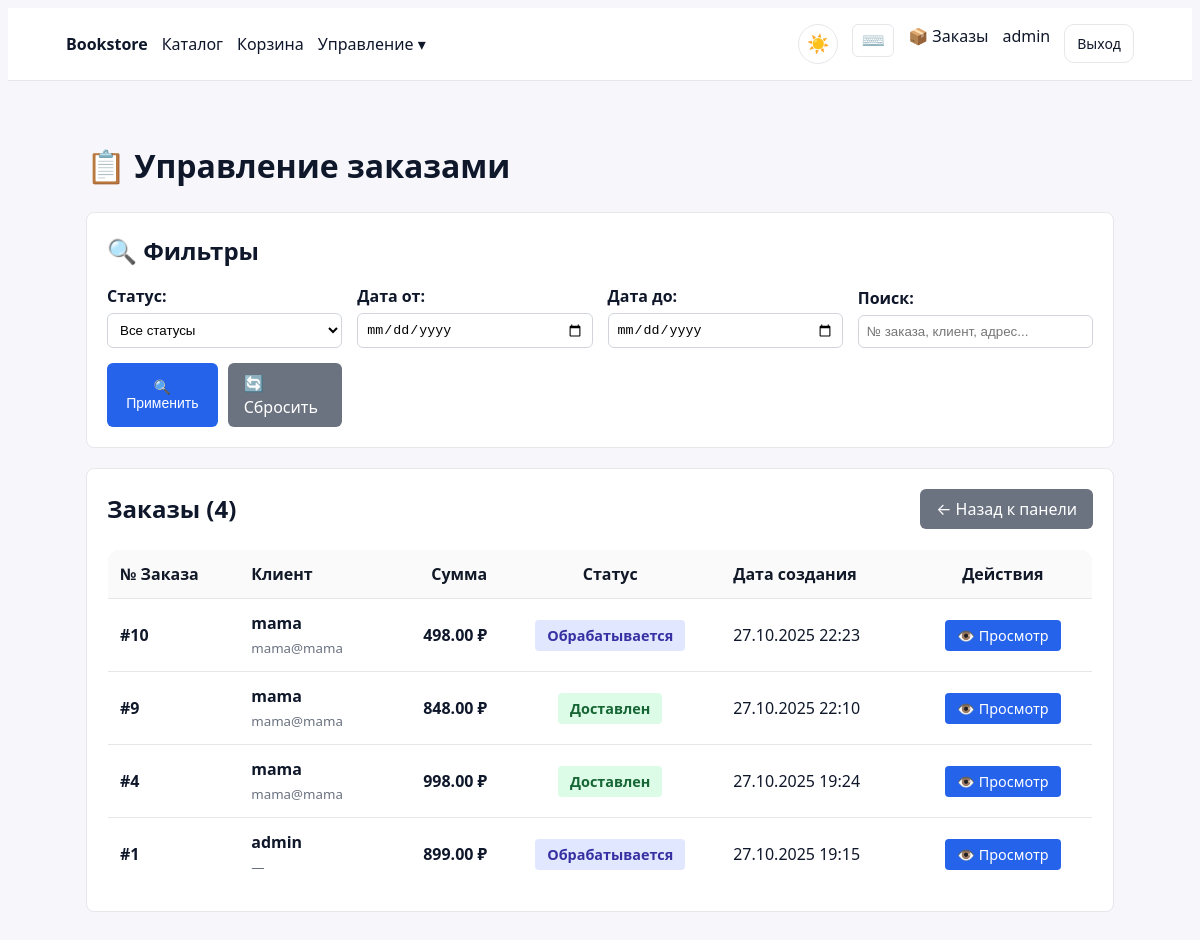
/manager/orders/ (signed in), run on an earlier commit of the app's database.
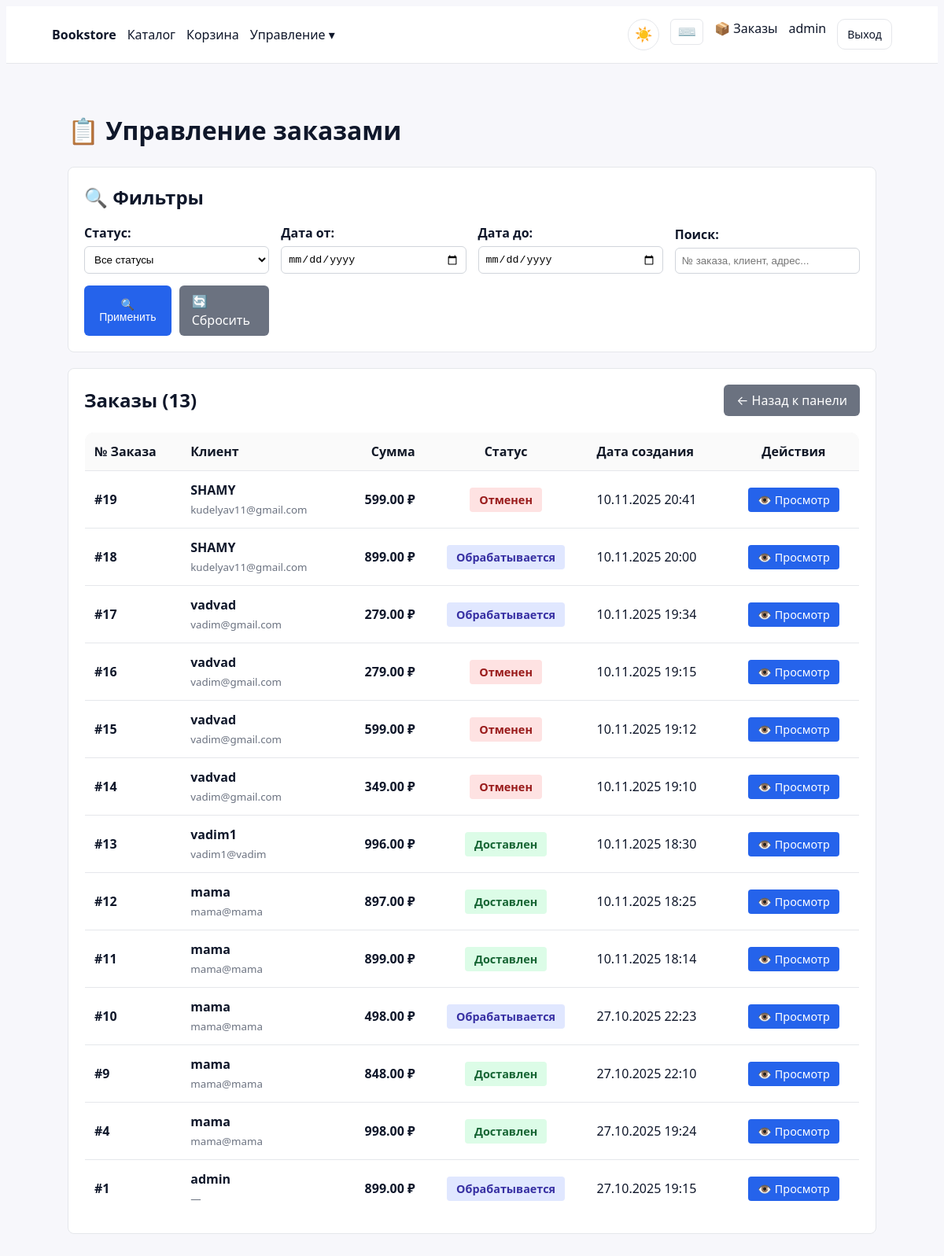
And on a later commit of the database.
### backend/apps/orders/models.py (models this page shows, shortened)
class Order(models.Model):
    STATUS_CHOICES = (
        ("processing", "Обрабатывается"),
        ("shipped", "Отправлен"),
        ("delivered", "Доставлен"),
        ("cancelled", "Отменен"),
    )
    user = models.ForeignKey(settings.AUTH_USER_MODEL, on_delete=models.CASCADE, related_name='orders')
    status = models.CharField(max_length=20, choices=STATUS_CHOICES, default="processing")
    total_amount = models.DecimalField(max_digits=12, decimal_places=2, default=0)
    shipping_address = models.TextField(default="")
    shipping_city = models.CharField(max_length=100, default="")
    shipping_postal_code = models.CharField(max_length=20, default="")
    notes = models.TextField(blank=True)
    created_at = models.DateTimeField(auto_now_add=True)
    updated_at = models.DateTimeField(auto_now=True)
    class Meta:
        ordering = ['-created_at']
        indexes = [
            models.Index(fields=['user', 'status']),
            models.Index(fields=['status', 'created_at']),
        ]

### backend/apps/web/manager_views.py (the view, shortened to what this page needs)
# urls.py: path('manager/orders/', manager_views.manager_orders, name='manager-orders'),
@manager_required
def manager_orders(request):
    orders = Order.objects.select_related('user').order_by('-created_at')
    status_filter = request.GET.get('status', '')
    date_from = request.GET.get('date_from', '')
    date_to = request.GET.get('date_to', '')
    search = request.GET.get('search', '')
    if status_filter:
        orders = orders.filter(status=status_filter)
    if date_from:
        try:
            date_from_obj = datetime.strptime(date_from, '%Y-%m-%d').date()
            orders = orders.filter(created_at__date__gte=date_from_obj)
        except ValueError:
            pass
    if date_to:
        try:
            date_to_obj = datetime.strptime(date_to, '%Y-%m-%d').date()
            orders = orders.filter(created_at__date__lte=date_to_obj)
        except ValueError:
            pass
    STATUS_CHOICES = [
        ('', 'Все статусы'),
        ('new', 'Новый'),
        ('processing', 'В обработке'),
        ('shipped', 'Отправлен'),
        ('delivered', 'Доставлен'),
        ('cancelled', 'Отменен'),
    ]
    context = {
        'orders': orders,
        'status_choices': STATUS_CHOICES,
        'current_status': status_filter,
        'date_from': date_from,
        'date_to': date_to,
        'search': search,
    }
    return render(request, 'web/manager/orders.html', context)

### templates/web/manager/orders.html (shortened to what this page needs)
{% extends 'web/base.html' %}
{% block content %}
<div style="max-width: 1200px; margin: 0 auto; padding: 20px;">
	<h1>📋 Управление заказами</h1>
	<div style="background: #fff; padding: 20px; border-radius: 8px; margin-bottom: 20px; border: 1px solid #e5e7eb;">
		<h2 style="margin: 0 0 15px 0;">🔍 Фильтры</h2>
		<form method="get" style="display: grid; grid-template-columns: repeat(auto-fit, minmax(200px, 1fr)); gap: 15px; align-items: end;">
			<div>
				<label style="display: block; margin-bottom: 5px; font-weight: 600;">Статус:</label>
				<select name="status" style="width: 100%; padding: 8px; border: 1px solid #d1d5db; border-radius: 6px;">
					{% for value, label in status_choices %}
					<option value="{{ value }}" {% if value == current_status %}selected{% endif %}>{{ label }}</option>
					{% endfor %}
				</select>
			</div>
			<div>
				<label style="display: block; margin-bottom: 5px; font-weight: 600;">Дата от:</label>
				<input type="date" name="date_from" value="{{ date_from }}" style="width: 100%; padding: 8px; border: 1px solid #d1d5db; border-radius: 6px;">
			</div>
			<div>
				<label style="display: block; margin-bottom: 5px; font-weight: 600;">Дата до:</label>
				<input type="date" name="date_to" value="{{ date_to }}" style="width: 100%; padding: 8px; border: 1px solid #d1d5db; border-radius: 6px;">
			</div>
			<div>
				<label style="display: block; margin-bottom: 5px; font-weight: 600;">Поиск:</label>
				<input type="text" name="search" value="{{ search }}" placeholder="№ заказа, клиент, адрес..." style="width: 100%; padding: 8px; border: 1px solid #d1d5db; border-radius: 6px;">
			</div>
			<div style="display: flex; gap: 10px;">
				<button type="submit" style="background: #2563eb; color: white; padding: 8px 16px; border: none; border-radius: 6px; cursor: pointer;">
					🔍 Применить
				</button>
				<a href="/manager/orders/" style="background: #6b7280; color: white; padding: 8px 16px; border: none; border-radius: 6px; cursor: pointer; text-decoration: none; display: inline-block;">
					🔄 Сбросить
				</a>
			</div>
		</form>
	</div>
	<div style="background: #fff; padding: 20px; border-radius: 8px; border: 1px solid #e5e7eb;">
		<div style="display: flex; justify-content: space-between; align-items: center; margin-bottom: 20px;">
			<h2 style="margin: 0;">Заказы ({{ orders|length }})</h2>
			<a href="/manager/" style="background: #6b7280; color: white; padding: 8px 16px; border: none; border-radius: 6px; cursor: pointer; text-decoration: none;">
				← Назад к панели
			</a>
		</div>
		{% if orders %}
		<div style="overflow-x: auto;">
			<table style="width: 100%; border-collapse: collapse;">
				<thead style="background: #f9fafb;">
					<tr>
						<th style="padding: 12px; text-align: left;">№ Заказа</th>
						<th style="padding: 12px; text-align: left;">Клиент</th>
						<th style="padding: 12px; text-align: right;">Сумма</th>
						<th style="padding: 12px; text-align: center;">Статус</th>
						<th style="padding: 12px; text-align: left;">Дата создания</th>
						<th style="padding: 12px; text-align: center;">Действия</th>
					</tr>
				</thead>
				<tbody>
					{% for order in orders %}
					<tr style="border-top: 1px solid #e5e7eb;">
						<td style="padding: 12px; font-weight: 600;">#{{ order.id }}</td>
						<td style="padding: 12px;">
							<div>
								<strong>{{ order.user.username }}</strong><br>
								<small style="color: #6b7280;">{{ order.user.email|default:"—" }}</small>
							</div>
						</td>
						<td style="padding: 12px; text-align: right; font-weight: 600;">{{ order.total_amount }} ₽</td>
						<td style="padding: 12px; text-align: center;">
							<span style="padding: 6px 12px; border-radius: 4px; font-size: 0.9em; font-weight: 600;
								{% if order.status == 'new' %}background: #fef3c7; color: #92400e;
								{% elif order.status == 'processing' %}background: #e0e7ff; color: #3730a3;
								{% elif order.status == 'shipped' %}background: #dbeafe; color: #1e40af;
								{% elif order.status == 'delivered' %}background: #dcfce7; color: #166534;
								{% elif order.status == 'cancelled' %}background: #fee2e2; color: #991b1b;
								{% endif %}">
								{{ order.get_status_display }}
							</span>
						</td>
						<td style="padding: 12px;">{{ order.created_at|date:"d.m.Y H:i" }}</td>
						<td style="padding: 12px; text-align: center;">
							<a href="/manager/orders/{{ order.id }}/" style="background: #2563eb; color: white; padding: 6px 12px; border: none; border-radius: 4px; text-decoration: none; font-size: 0.9em;">
								👁️ Просмотр
							</a>
						</td>
					</tr>
					{% endfor %}
				</tbody>
			</table>
		</div>
		{% else %}
		<div style="text-align: center; padding: 40px; color: #6b7280;">
			<p style="margin: 0; font-size: 1.1em;">Заказы не найдены</p>
			<p style="margin: 10px 0 0 0;">Попробуйте изменить параметры фильтрации</p>
		</div>
		{% endif %}
	</div>
</div>
{% endblock %}

### templates/web/base.html (shortened to what this page needs)
{% load static %}
<!doctype html>
<html lang="ru">
<head>
	<link rel="stylesheet" href="https://cdn.jsdelivr.net/npm/modern-normalize/modern-normalize.css">
	<link rel="stylesheet" href="{% static 'styles.css' %}">
</head>
<body class="light"
	  data-is-authenticated="{% if request.user.is_authenticated %}true{% else %}false{% endif %}"
	  data-is-staff="{% if request.user.is_staff %}true{% else %}false{% endif %}">
	<header class="header">
		<div class="nav container">
			<ul class="nav-left">
				<li class="brand"><a href="/">Bookstore</a></li>
				<li><a href="/catalog/">Каталог</a></li>
				<li><a href="/cart/">Корзина</a></li>
				{% if request.user.is_authenticated %}
					{% if request.user.profile.role == 'admin' or request.user.is_staff %}
					<li class="dropdown">
						<a href="#">Управление ▾</a>
					</li>
					{% endif %}
				{% endif %}
			</ul>
			<ul class="nav-right">
				<li>
					<button id="help-btn" class="btn-ghost" style="padding: 4px 8px; font-size: 1.2em; border: 1px solid var(--border); border-radius: 6px; cursor: pointer; background: var(--card);" title="Горячие клавиши (Ctrl+?)">⌨️</button>
				</li>
				{% if request.user.is_authenticated %}
				<li><a href="/orders/">📦 Заказы</a></li>
				<li><a href="/profile/">{{ request.user.username }}</a></li>
				<li><a class="btn btn-ghost" href="/logout/">Выход</a></li>
				{% else %}
				<li><a class="btn btn-ghost" href="/login/">Вход</a></li>
				<li><a class="btn" href="/register/">Регистрация</a></li>
				{% endif %}
			</ul>
		</div>
	</header>
	<main class="container main">
		{% block content %}{% endblock %}
	</main>
</body>
</html>

### static/styles.css (style rules this page uses)
:root { --bg:#f7f7fb;--card:#ffffff;--text:#0f172a;--muted:#64748b;--primary:#2563eb;--border:#e5e7eb; --radius:12px;--shadow:0 4px 24px rgba(15,23,42,.06); }
* { box-sizing:border-box }
html,body { height:100% }
body.light { background:var(--bg);color:var(--text);font:16px/1.5 system-ui,-apple-system,Segoe UI,Roboto,Ubuntu,Cantarell,Noto Sans,sans-serif }
.container { max-width:1100px;margin:0 auto;padding:16px }
@media (min-width: 1025px) { .container { max-width:1100px;padding:16px } }
.header { background:#ffffff;border-bottom:1px solid var(--border) }
.nav { display:flex;justify-content:space-between;align-items:center }
.nav ul { display:flex;gap:14px;margin:0;padding:0;list-style:none }
.nav .brand a { font-weight:700 }
.nav a { color:var(--text);text-decoration:none }
.nav .dropdown { position:relative }
.main { padding-top:20px }
input,select,textarea { width:100%;padding:10px 12px;border:1px solid var(--border);border-radius:10px;background:#fff }
button,.btn { display:inline-block;padding:8px 12px;border-radius:10px;border:1px solid var(--primary);background:var(--primary);color:#fff;cursor:pointer;font-size:14px }
.btn-ghost { background:#fff;border-color:var(--border);color:var(--text) }
table { width:100%;border-collapse:collapse;background:#fff;border:1px solid var(--border);border-radius:12px;overflow:hidden }
th,td { padding:10px 12px;border-bottom:1px solid var(--border);text-align:left }
th { background:#fafafa;color:#111827 }

What changed in the data, as far as the page shows it:
added Order: id "19", user.username "SHAMY", user.email "kudelyav11@gmail.com", total_amount "599.00", status "Отменен", created_at "10.11.2025 20:41"
added Order: id "18", user.username "SHAMY", user.email "kudelyav11@gmail.com", total_amount "899.00", status "Обрабатывается", created_at "10.11.2025 20:00"
added Order: id "17", user.username "vadvad", user.email "vadim@gmail.com", total_amount "279.00", status "Обрабатывается", created_at "10.11.2025 19:34"
added Order: id "16", user.username "vadvad", user.email "vadim@gmail.com", total_amount "279.00", status "Отменен", created_at "10.11.2025 19:15"
added Order: id "15", user.username "vadvad", user.email "vadim@gmail.com", total_amount "599.00", status "Отменен", created_at "10.11.2025 19:12"
added Order: id "14", user.username "vadvad", user.email "vadim@gmail.com", total_amount "349.00", status "Отменен", created_at "10.11.2025 19:10"
added Order: id "13", user.username "vadim1", user.email "vadim1@vadim", total_amount "996.00", status "Доставлен", created_at "10.11.2025 18:30"
added Order: id "12", user.username "mama", user.email "mama@mama", total_amount "897.00", status "Доставлен", created_at "10.11.2025 18:25"
added Order: id "11", user.username "mama", user.email "mama@mama", total_amount "899.00", status "Доставлен", created_at "10.11.2025 18:14"
Also different on the page:
{{ orders|length }}: "4" → "13"
